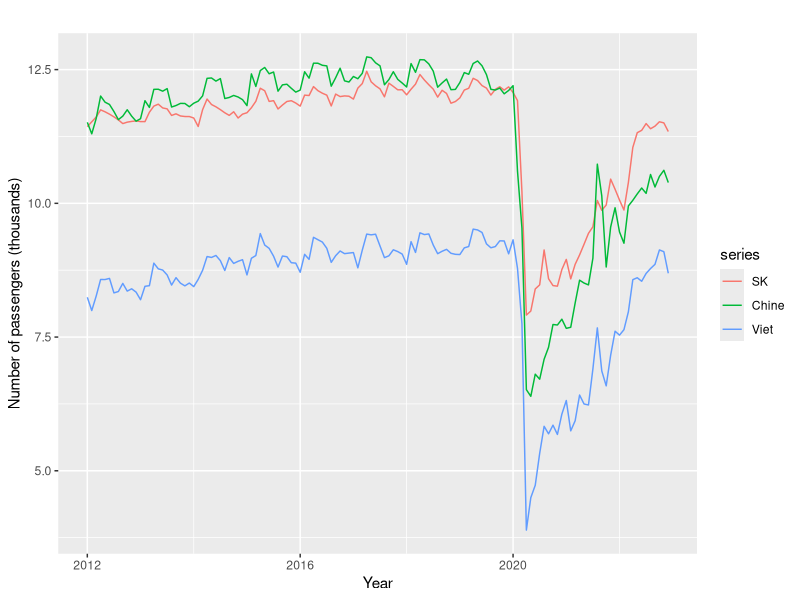
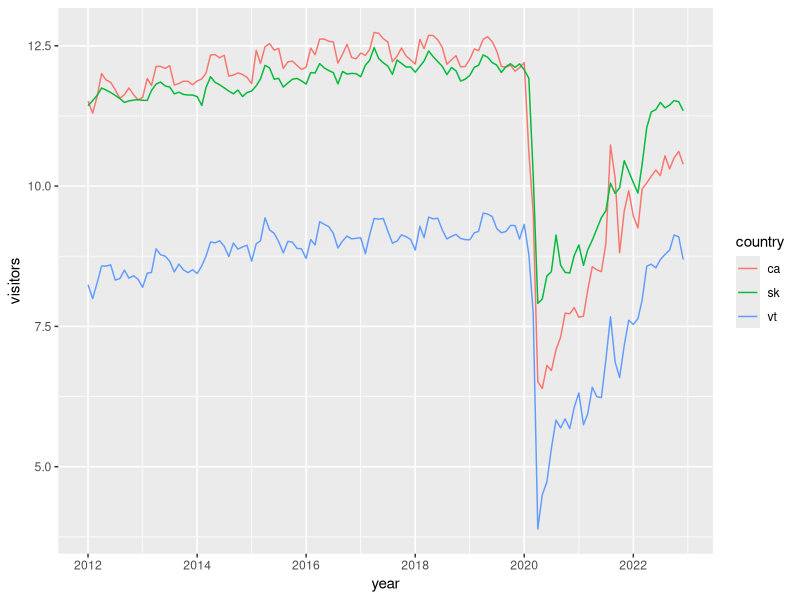

Generate these figures, in order, with R: (Note: this script raises an error after producing the figures.)
## ---- chunk 1
library(tidyverse)
library(stringr)
library(lubridate)

dat = read.csv("data.csv")

dat = dat %>% pivot_longer(cols = X2000.01.01:X2022.12.01, values_to = "visitors", names_to = "year")

dat = dat %>% select(-c("X", "X1"))

dat$year = str_remove_all(dat$year, "X")

dat$year = str_replace_all(dat$year, "\\.", "-")

dat$year = ymd(dat$year)

dat = dat %>% mutate(sanction = ifelse(year >= "2018-08-01", 1, 0))

dat = dat %>% mutate(sanction2 = ifelse(year >= "2018-09-01", 1, 0))

dat = dat %>% mutate(china = ifelse(Country == "China", 1, 0))

dat$did = dat$china*dat$sanction

dat$did2 = dat$china*dat$sanction2

year = dat %>% select(year) %>% 
  filter(year >= "2012-01-01")

year = unique(year)

#dat1 = dat %>% filter(year < "2023-01-01")

## ---- chunk 2
library(forecast)
df2 <- dat %>% select(Country, year, visitors) %>% 
         filter(Country == "China") %>% 
         group_by(Country, year) %>%
         summarise(value = sum(visitors)) %>%
         pivot_wider(names_from = Country, values_from = value, 
         values_fill = list(value = 0)) %>% 
         filter(year >= "2012-01-01")

test = ts(df2[[2]], frequency = 12, start = c(2012), end = c(2022,12))

decomp <- stl(log(test), s.window = "periodic")
ap.sa <- exp(seasadj(decomp))
#autoplot(cbind(df2$China, SeasonallyAdjusted=ap#.sa)) +
#  xlab("Year") + ylab("Number of passengers #(thousands)")
## ---- chunk 3
#dat_test = dat %>% select(Country, year, visitors#) %>% 
#         filter(year >= "2012-01-01") %>%
#         filter(Country == c("China", "South #Korea", "Vietnam"))
#         group_by(Country, year) %>%
#         summarise(value = sum(visitors)) %>% 
#         filter(Country == c("China", "South Korea", "Vietnam")) #%>% 
#         arrange(Country) #%>%
#         mutate(rate = (value - lag(value))/lag(value)) 
        

#dat_test = dat_test %>% select_if(~ !any(is.na(.)))

## ---- chunk 4
#cov_mat <- cor(dat_test)
#
## Extraire les covariances entre la Chine et les autres pays
#china_cov <- cov_mat[, "China"]
#
## Extraire les 10 plus grandes covariances
#top_10 <- head(sort(china_cov, decreasing = TRUE), 12)
## ---- chunk 5
df3 <- dat %>% select(Country, year, visitors) %>% 
         filter(Country == "South Korea") %>% 
         group_by(Country, year) %>%
         summarise(value = sum(visitors)) %>%
         pivot_wider(names_from = Country, values_from = value, 
         values_fill = list(value = 0)) %>% 
         filter(year >= "2012-01-01")

test = ts(df3[[2]], frequency = 12, start = c(2012), end = c(2022,12))
decomp <- stl(log(test), s.window = "periodic")
ap.sk <- exp(seasadj(decomp))

df4 <- dat %>% select(Country, year, visitors) %>% 
         filter(Country == "Vietnam") %>% 
         group_by(Country, year) %>%
         summarise(value = sum(visitors)) %>%
         pivot_wider(names_from = Country, values_from = value, 
         values_fill = list(value = 0)) %>% 
         filter(year >= "2012-01-01")

test = ts(df4[[2]], frequency = 12, start = c(2012), end = c(2022,12))
decomp <- stl(log(test), s.window = "periodic")
ap.v <- exp(seasadj(decomp))

#df5 <- dat %>% select(Country, year, visitors) %>% 
#         filter(Country == "Canada") %>% 
#         group_by(Country, year) %>%
#         summarise(value = sum(visitors)) %>%
#         pivot_wider(names_from = Country, values_from = value, 
#         values_fill = list(value = 0))
#df5$Canada = replace_na(df5$Canada, 29682)
#test = ts(df5[[2]], frequency = 12, start = c(2000), end = c(2022,12))
#decomp <- stl(log(test), s.window = "periodic")
#ap.c <- exp(seasadj(decomp))

autoplot(cbind(SK = log(ap.sk) , Chine=log(ap.sa), Viet = log(ap.v))) +
  xlab("Year") + ylab("Number of passengers (thousands)")


frame = as.data.frame(cbind(year = year, sk = log(ap.sk), ca = log(ap.sa), vt = log(ap.v)))
frame = frame %>% pivot_longer(cols = sk:vt, values_to = "visitors", names_to = "country")

frame1 = as.data.frame(cbind(year = year, rate_sk = (as.vector(ap.sk)-lag(as.vector(ap.sk)))/lag(as.vector(ap.sk)),
         rate_ca = (as.vector(ap.sa)-lag(as.vector(ap.sa)))/lag(as.vector(ap.sa)),
         rate_vt = (as.vector(ap.v)-lag(as.vector(ap.v)))/lag(as.vector(ap.v))))
frame1 = frame1 %>% pivot_longer(cols = rate_sk:rate_vt, values_to = "value", names_to = "country")




ggplot(frame, aes(year, visitors, group = country, color = country)) +
  geom_line()

ggplot(frame1, aes(year)) +
  geom_line(aes(y = rate_sk, linetype = "twodash")) +
  geom_line(aes(y = rate_ca, linetype = "dotted")) +
  geom_line(aes(y = rate_vt)) +
  ylim(-1, 1)
## ---- chunk 6
dat_model = dat %>% filter(year >= "2012-01-01") %>% filter(Country == c("Vietnam", "South Korea", "China"))
did_model = lm(visitors ~ year + sanction + china + did, data = dat_model)
summary(did_model)
## ---- chunk 7
dat_mod2 = frame1 %>% mutate(sanction = ifelse(year >= "2018-08-01", 1, 0))

dat_mod2 = dat_mod2 %>% mutate(sanction2 = ifelse(year >= "2018-09-01", 1, 0))

dat_mod2 = dat_mod2 %>% mutate(china = ifelse(country == "rate_ca", 1, 0))

dat_mod2$did = dat_mod2$china*dat_mod2$sanction

dat_mod2$did2 = dat_mod2$china*dat_mod2$sanction2

did_model = lm(value ~ year + sanction + china + did, data = dat_mod2)
summary(did_model)
